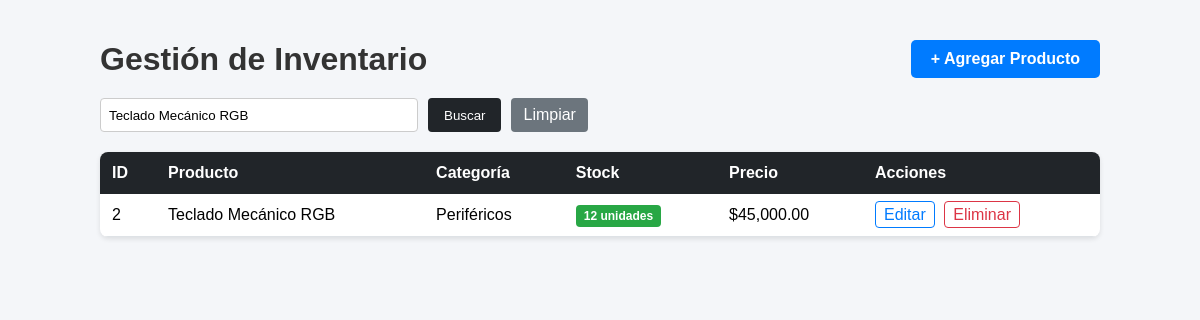
Page /index.php?buscar=Teclado Mecánico RGB on the committed database.
### tables this page shows
CREATE TABLE `productos` (
  `id` int(11) NOT NULL,
  `nombre` varchar(100) NOT NULL,
  `categoria` varchar(50) NOT NULL,
  `stock` int(11) NOT NULL DEFAULT 0,
  `precio` decimal(10,2) NOT NULL DEFAULT 0.00,
  `creado_en` timestamp NOT NULL DEFAULT current_timestamp()
);

### index.php (the view, shortened to what this page needs)
<?php
require_once 'conexion.php';
$busqueda = trim($_GET['buscar'] ?? '');
if (!empty($busqueda)) {
    $palabras = array_filter(explode(' ', $busqueda));
    $condiciones = [];
    $parametros = [];
    foreach ($palabras as $palabra) {
        $condiciones[] = "(nombre LIKE ? OR categoria LIKE ?)";
        $term = '%' . $palabra . '%';
        $parametros[] = $term;
        $parametros[] = $term;
    }
    $sql = "SELECT * FROM productos WHERE " . implode(' AND ', $condiciones) . " ORDER BY id DESC";
    $stmt = $pdo->prepare($sql);
    $stmt->execute($parametros);
} else {
    $stmt = $pdo->query("SELECT * FROM productos ORDER BY id DESC");
}
$productos = $stmt->fetchAll(PDO::FETCH_ASSOC);
?>
<!DOCTYPE html>
<html lang="es">
<head>
</head>
<body>
<div class="container">
    <div class="header">
        <h1>Gestión de Inventario</h1>
        <a href="agregar.php" class="btn-agregar">+ Agregar Producto</a>
    </div>
    <form method="GET" action="index.php" style="margin-bottom: 20px; display: flex; gap: 10px;">
        <input type="text" name="buscar" placeholder="Buscar por nombre o categoría..." value="<?= htmlspecialchars($busqueda) ?>" style="padding: 8px; width: 300px; border: 1px solid #ccc; border-radius: 4px;">
        <button type="submit" style="padding: 8px 16px; background-color: #212529; color: white; border: none; border-radius: 4px; cursor: pointer;">Buscar</button>
        <?php if (!empty($busqueda)): ?>
            <a href="index.php" style="padding: 8px 12px; background-color: #6c757d; color: white; text-decoration: none; border-radius: 4px;">Limpiar</a>
        <?php endif; ?>
    </form>
    <table>
        <thead>
            <tr>
                <th>ID</th>
                <th>Producto</th>
                <th>Categoría</th>
                <th>Stock</th>
                <th>Precio</th>
                <th>Acciones</th>
            </tr>
        </thead>
        <tbody>
            <?php if (count($productos) > 0): ?>
                <?php foreach ($productos as $producto): ?>
                    <tr>
                        <td><?= htmlspecialchars($producto['id']) ?></td>
                        <td><?= htmlspecialchars($producto['nombre']) ?></td>
                        <td><?= htmlspecialchars($producto['categoria'] ?? 'General') ?></td>
                        <td>
                            <?php
                                $unidad_texto = ($producto['stock'] == 1) ? 'unidad' : 'unidades';
                            ?>
                            <?php if ($producto['stock'] <= 0): ?>
                                <span class="badge badge-danger">Sin Stock</span>
                            <?php elseif ($producto['stock'] < 5): ?>
                                <span class="badge badge-warning"><?= $producto['stock'] ?> <?= $unidad_texto ?></span>
                            <?php else: ?>
                                <span class="badge badge-success"><?= $producto['stock'] ?> <?= $unidad_texto ?></span>
                            <?php endif; ?>
                        </td>
                        <td>$<?= number_format($producto['precio'], 2) ?></td>
                        <td>
                            <a href="editar.php?id=<?= $producto['id'] ?>" class="btn-editar">Editar</a>
                            <a href="eliminar.php?id=<?= $producto['id'] ?>" class="btn-eliminar" onclick="return confirm('¿Eliminar este producto?');">Eliminar</a>
                        </td>
                    </tr>
                <?php endforeach; ?>
            <?php else: ?>
                <tr>
                    <td colspan="6" class="no-data">No hay productos registrados.</td>
                </tr>
            <?php endif; ?>
        </tbody>
    </table>
</div>
</body>
</html>

### index.php (style rules this page uses)
body { font-family: Arial, sans-serif; background-color: #f4f6f9; margin: 0; padding: 40px; }
.container { max-width: 1000px; margin: 0 auto; }
.header { display: flex; justify-content: space-between; align-items: center; margin-bottom: 20px; }
h1 { color: #333; margin: 0; }
.btn-agregar { background-color: #007bff; color: white; padding: 10px 20px; text-decoration: none; border-radius: 5px; font-weight: bold; }
table { width: 100%; border-collapse: collapse; background-color: white; border-radius: 8px; overflow: hidden; box-shadow: 0 2px 5px rgba(0,0,0,0.1); }
th { background-color: #212529; color: white; padding: 12px; text-align: left; }
td { padding: 12px; border-bottom: 1px solid #dee2e6; }
.badge { padding: 4px 8px; border-radius: 4px; font-size: 12px; color: white; font-weight: bold; }
.badge-success { background-color: #28a745; }
.btn-editar { color: #007bff; border: 1px solid #007bff; padding: 4px 8px; text-decoration: none; border-radius: 4px; }
.btn-eliminar { color: #dc3545; border: 1px solid #dc3545; padding: 4px 8px; text-decoration: none; border-radius: 4px; margin-left: 5px; }

### rows in the picture
productos: id "2", nombre "Teclado Mecánico RGB", categoria "Periféricos", stock "12", stock "unidades", precio "45,000.00"
